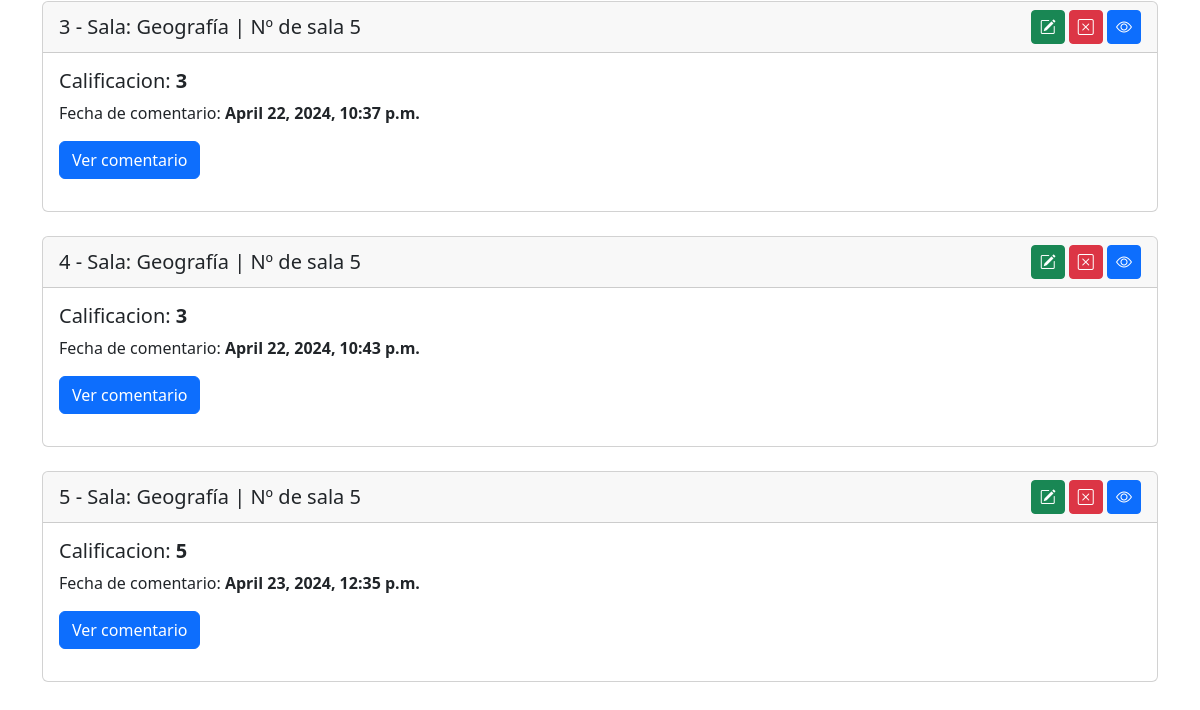
The app's page /bookings/comment/list/ (signed in, lower part), older data.
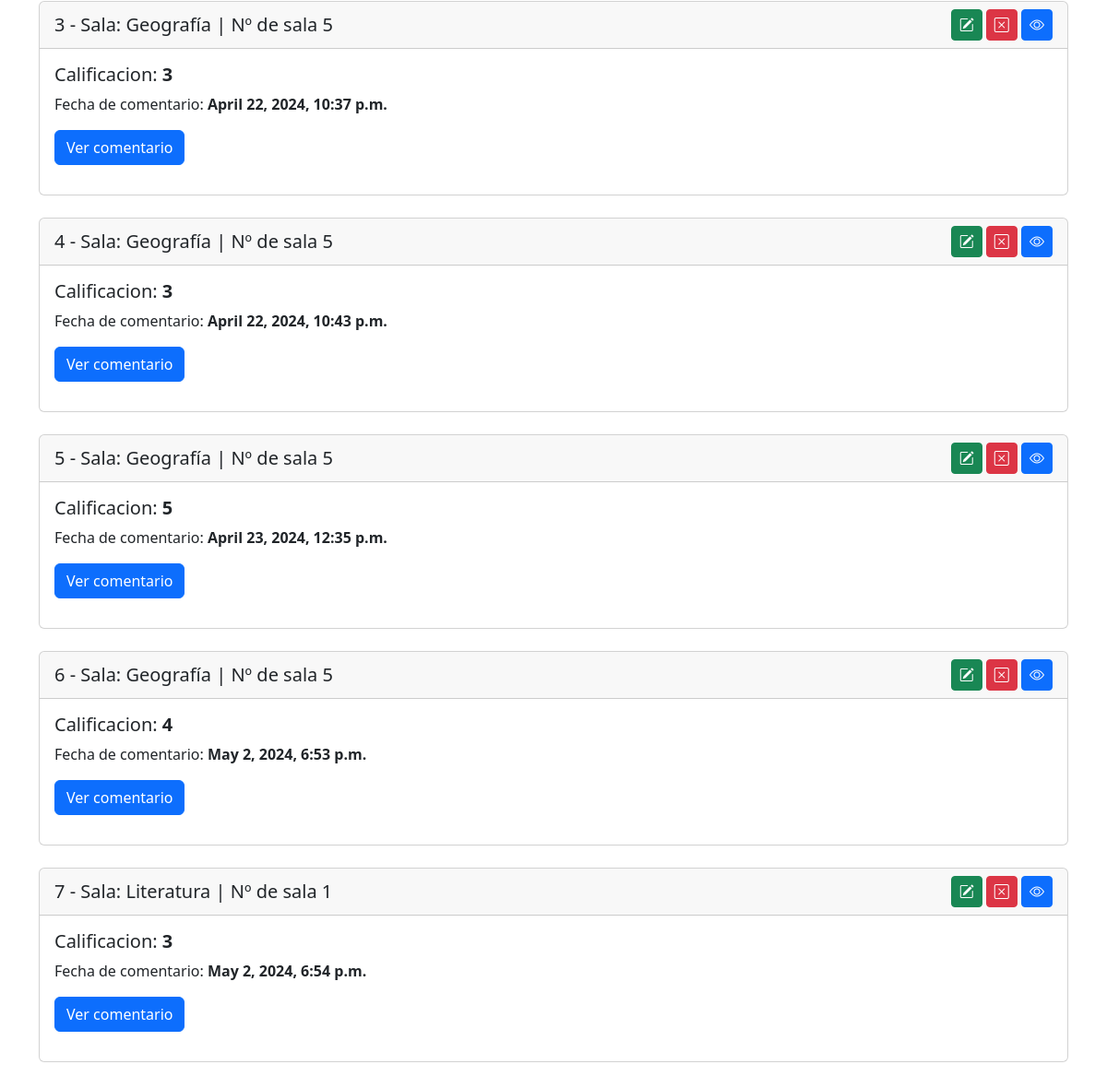
The same page, newer data.
### bookings/models.py (models this page shows, shortened)
class Comentario(models.Model):
    usuario = models.ForeignKey(User, on_delete=models.CASCADE)
    sala = models.ForeignKey(Sala, on_delete=models.CASCADE, related_name='comentarios')
    contenido = models.TextField()
    calificacion = models.CharField(max_length=100)
    fecha_creacion = models.DateTimeField(auto_now_add=True)

class Sala(models.Model):
    nombre = models.CharField(max_length=100)
    disponible = models.BooleanField(default=True)
    capacidad = models.IntegerField()
    descripcion = models.TextField(blank=True, null=True)
    def __str__(self):
        return f"{self.nombre}"

### bookings/views.py (the view)
# urls.py: path('comment/list/', CommentListView.as_view(), name="comment_list"),
class CommentListView(ListView):
    model = Comentario
    template_name = 'comment/comment_list.html'
    context_object_name = 'list_comment_vbc'

### bookings/templates/comment/comment_list.html (shortened to what this page needs)
{% extends 'bookings/base.html' %}
{% block content %}
<section class="py-5">
    <div class="container">
        {% if list_comment_vbc %}
        {% for comment in list_comment_vbc %}
        <div class="card mb-4">
            <div class="card-header">
                <div class="d-flex justify-content-between align-items-center">
                    <h5 class="mb-0">{{ forloop.counter }} - Sala: {{ comment.sala }} | Nº de sala {{ comment.sala_id }} </h5>
                    <div>
                        <a href="{% url 'comment_update' comment.id %}" class="btn btn-success btn-sm fs-6" data-bs-toggle="tooltip" data-bs-placement="bottom" data-bs-title="Editar"><i class="bi bi-pencil-square"></i></a>
                        <a href="{% url 'comment_delete' comment.id %}" class="btn btn-danger btn-sm fs-6" data-bs-toggle="tooltip" data-bs-placement="bottom" data-bs-title="Eliminar"><i class="bi bi-x-square"></i></a>
                        <a href="{% url 'comment_detail' comment.id %}" class="btn btn-primary btn-sm fs-6" data-bs-toggle="tooltip" data-bs-placement="bottom" data-bs-title="Ver"><i class="bi bi-eye"></i></a>
                    </div>
                </div>
            </div>
            <div class="card-body">
                <h5 class="card-title">Calificacion: <strong>{{ comment.calificacion }}</strong></h5>
                <p class="card-text">Fecha de comentario: <strong>{{ comment.fecha_creacion }}</strong></p>
                <a class="btn btn-primary mb-3" data-bs-toggle="collapse" href="#comment_{{ comment.id }}" role="button" aria-expanded="false" aria-controls="comment_{{ comment.id }}">Ver comentario</a>
            </div>
        </div>
        {% endfor %}
        {% else %}
        <div class="alert alert-primary" role="alert">
            No hay comentarios creados.
        </div>
        {% endif %}
    </div>
</section>
{% endblock %}

Row changes from the older to the newer data that the page shows:
added Comentario: sala "Geografía", sala_id "5", calificacion "4", fecha_creacion "May 2, 2024, 6:53 p.m."
added Comentario: sala "Literatura", sala_id "1", calificacion "3", fecha_creacion "May 2, 2024, 6:54 p.m."
